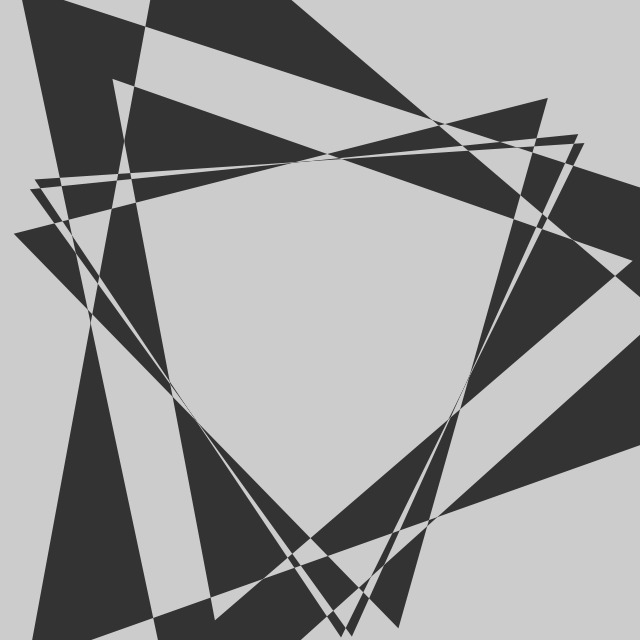
Frame 1 (no input)
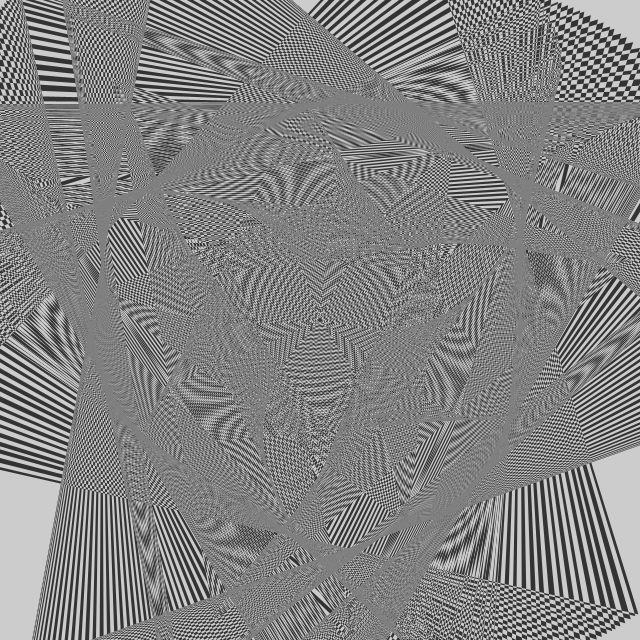
Frame 60 (the mouse pressed at the canvas centre just before this capture)
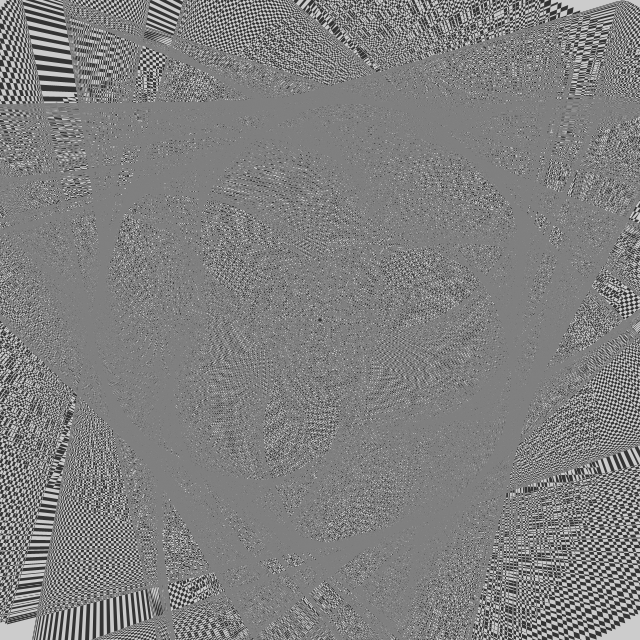
Frame 120 (the mouse held since frame 60 and released just before this capture)

The Processing sketch that drew these frames (run headless with seeded random() and noise(); from frame 60 on, the mouse is pressed at the canvas centre):

// Processing sketch: day221
// ── day221.pde
float t,u,r;
void setup(){
size(640,640);
blendMode(32);
}
void draw(){
clear();
for(int i=0,j;i<9;i++){
beginShape();
for(j=0;j<3;j++){
r=450*sin(PI/4*i+t);
vertex(r*cos(u=TAU/3*j+PI/3*(i/4+1)+noise(i+t/4)*9)+320,r*sin(u)+320);
}
endShape();
}
t+=PI/360;
}
